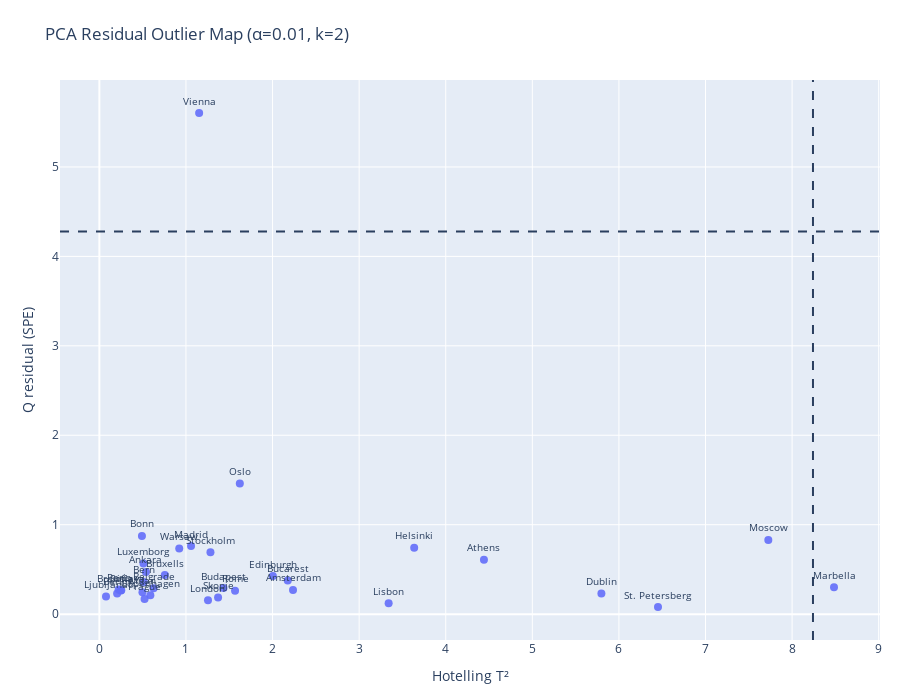

Here is the notebook cell this chart was saved with:
### Code cell
# 6) Residual outlier map
fig6 = fig_pca_residual_map(p["X_proc"], p["Z"], p["P"], p["eig"], p["cities"]); fig6.show()

### Figure 1 — Plotly figure (JSON) as saved in the notebook; plotly's stock layout.template omitted (floating-point values rounded to 4 significant figures)
{"data": [{"hovertemplate": "<b>%{text}</b><br>T²=%{x:.3f}<br>Q=%{y:.3f}<extra></extra>", "marker": {"opacity": 0.9, "size": 8}, "mode": "markers+text", "text": ["Amsterdam", "Ankara", "Athens", "Belgrade", "Berlin", "Bern", "Bonn", "Bruxells", "Bucarest", "Budapest", "Copenhagen", "Dublin", "Helsinki", "Lisbon", "London", "Luxemborg", "Marbella", "Moscow", "Oslo", "Paris", "Prague", "Rome", "Sofia", "Stockholm", "Vienna", "Warsaw", "Bratislava", "St. Petersberg", "Ljubljana", "Madrid", "Milan", "Edinburgh", "Skopje"], "textfont": {"size": 10}, "textposition": "top center", "type": "scatter", "x": [2.236, 0.5377, 4.441, 0.6261, 0.2049, 0.5124, 0.4914, 0.7559, 2.176, 1.433, 0.5888, 5.798, 3.636, 3.341, 1.254, 0.5091, 8.484, 7.725, 1.622, 0.2232, 0.5218, 1.567, 0.2533, 1.283, 1.152, 0.9222, 0.2475, 6.451, 0.07652, 1.059, 0.4974, 2.004, 1.371], "y": [0.2703, 0.4721, 0.6081, 0.2906, 0.2309, 0.3602, 0.8747, 0.4373, 0.3763, 0.2919, 0.2105, 0.2308, 0.7422, 0.1223, 0.1546, 0.5667, 0.3014, 0.8303, 1.459, 0.2747, 0.1699, 0.2628, 0.2684, 0.6932, 5.603, 0.735, 0.2631, 0.07986, 0.1972, 0.7609, 0.2438, 0.4258, 0.1848]}], "layout": {"autosize": false, "height": 700, "hovermode": "closest", "margin": {"b": 60, "l": 60, "r": 20, "t": 80}, "shapes": [{"line": {"dash": "dash"}, "type": "line", "x0": 8.241, "x1": 8.241, "xref": "x", "y0": 0, "y1": 1, "yref": "y domain"}, {"line": {"dash": "dash"}, "type": "line", "x0": 0, "x1": 1, "xref": "x domain", "y0": 4.277, "y1": 4.277, "yref": "y"}], "title": {"text": "PCA Residual Outlier Map (α=0.01, k=2)"}, "width": 900, "xaxis": {"title": {"text": "Hotelling T²"}}, "yaxis": {"title": {"text": "Q residual (SPE)"}}}}
